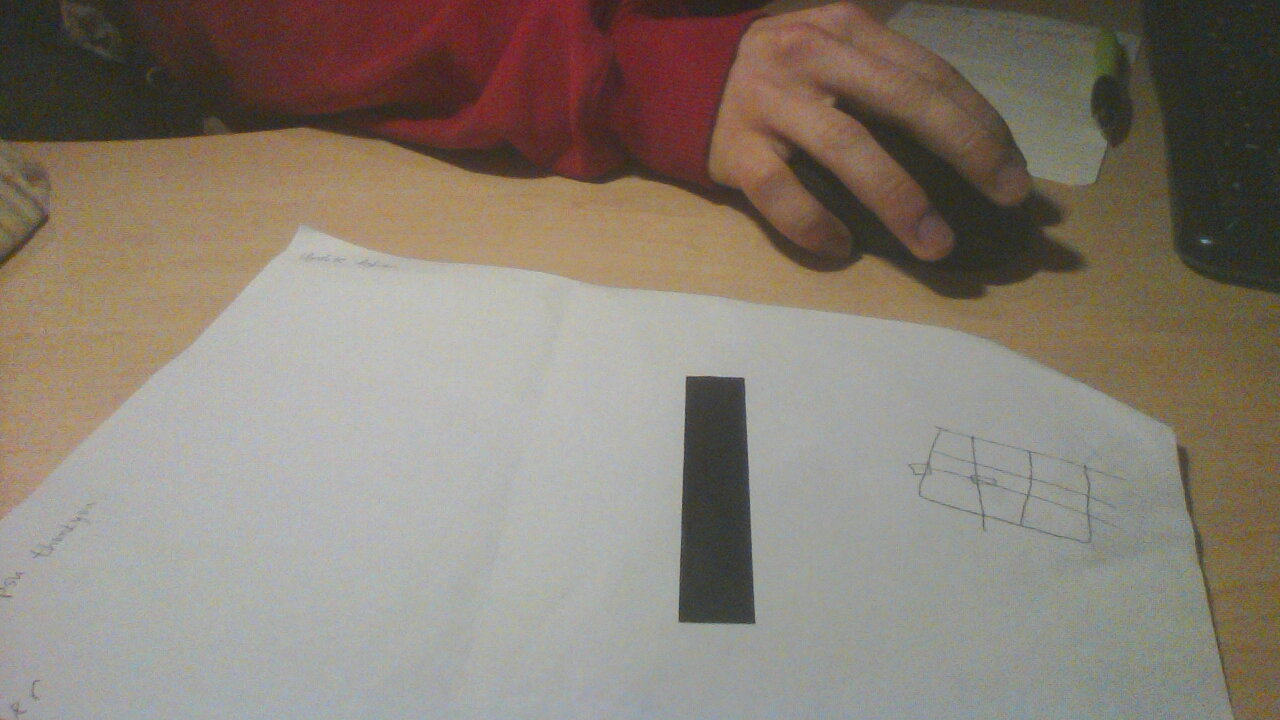
#> input picture notebooks/test.jpg, 1280 x 720 px, given in place of the camera
$ python line_follower.py
#> lines starting #> are read from the running program, lines starting #| are printed output that depends on the picture; after the words box and inside, x2 and y2 are one past the last pixel; in counts of white or black regions, pixels touching at a corner belong together
#!/usr/bin/env python2

# A tool for selecting a specific colour for inRange thresholding in the HSV colour space
# now also with contour and moment centroid indication

# This still needs a lot of work.
# Here are some possible approaches to get the black line:
# 1. Canny edge detection -> Hough transform
# 2. Greyscale -> Threshold

import cv2
import numpy as np

def auto_canny(image, sigma=0.33):
	# compute the median of the single channel pixel intensities
	v = np.median(image)

	# apply automatic Canny edge detection using the computed median
	lower = int(max(0, (1.0 - sigma) * v))
	upper = int(min(255, (1.0 + sigma) * v))
	edged = cv2.Canny(image, lower, upper)

	# return the edged image
	return edged

def nothing(x):
    pass

def resetSliders(): #Sets sliders to their default positions
    cv2.setTrackbarPos('minCan', 'canny', 0)
    cv2.setTrackbarPos('maxCan', 'canny', 255)
    cv2.setTrackbarPos('appSize', 'canny', 10)

cap = cv2.VideoCapture(0)
cv2.namedWindow('canny')

#Lower BGR sliders
cv2.createTrackbar('minCan','canny',0,255,nothing)
cv2.createTrackbar('maxCan','canny',0,255,nothing)
cv2.createTrackbar('appSize','canny',3,255,nothing)


resetSliders()

appSize = 3

while(1):

    # Take each frame
    _, frame = cap.read()
#> frame is the input picture: shape (720, 1280, 3); mean B, G, R 115.7, 126.6, 136.5
    cv2.imshow('frame', frame)
    gr = cv2.cvtColor(frame, cv2.COLOR_BGR2GRAY)
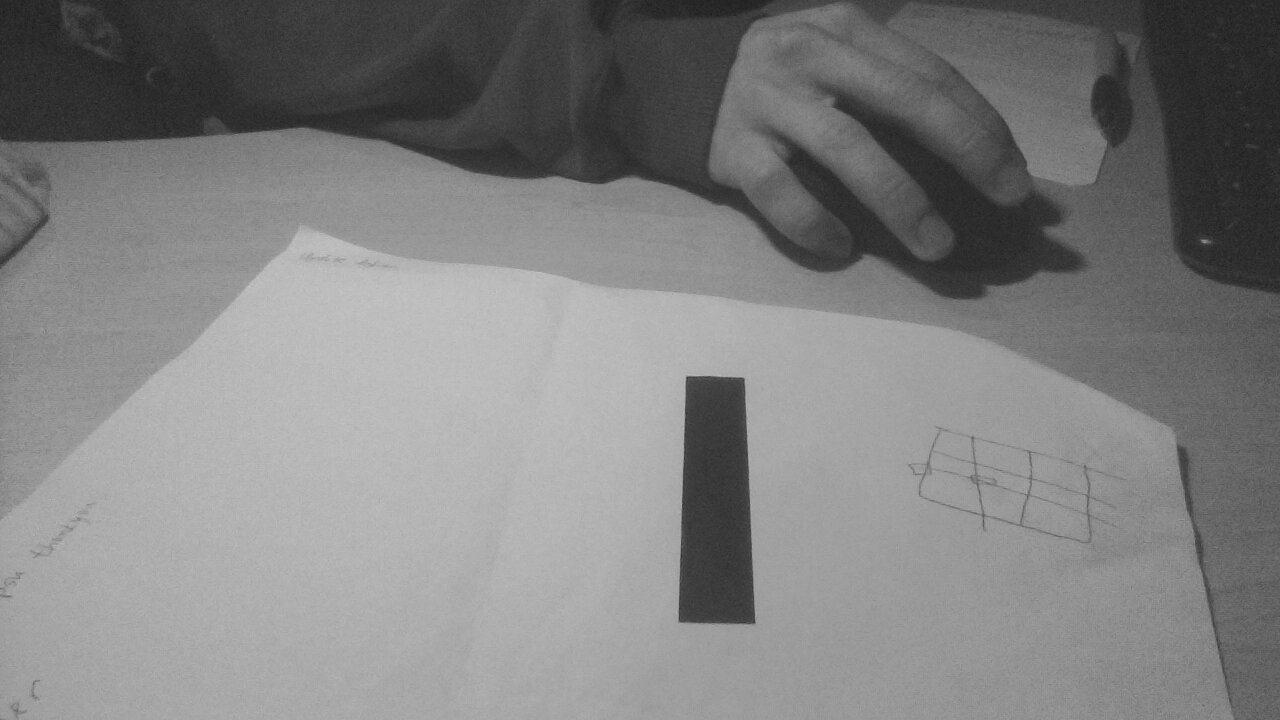
#> gr: shape (720, 1280); min 28, max 197, mean 128.3


    blur = cv2.GaussianBlur(gr, (3,3), 0)
    autocan = auto_canny(blur)
#> in auto_canny, `v = np.median(image)`: v = 145
#> in auto_canny, `lower = int(max(0, (1.0 - sigma) * v))`: lower = 97
#> in auto_canny, `upper = int(min(255, (1.0 + sigma) * v))`: upper = 192
#> in auto_canny, `edged = cv2.Canny(image, lower, upper)`:
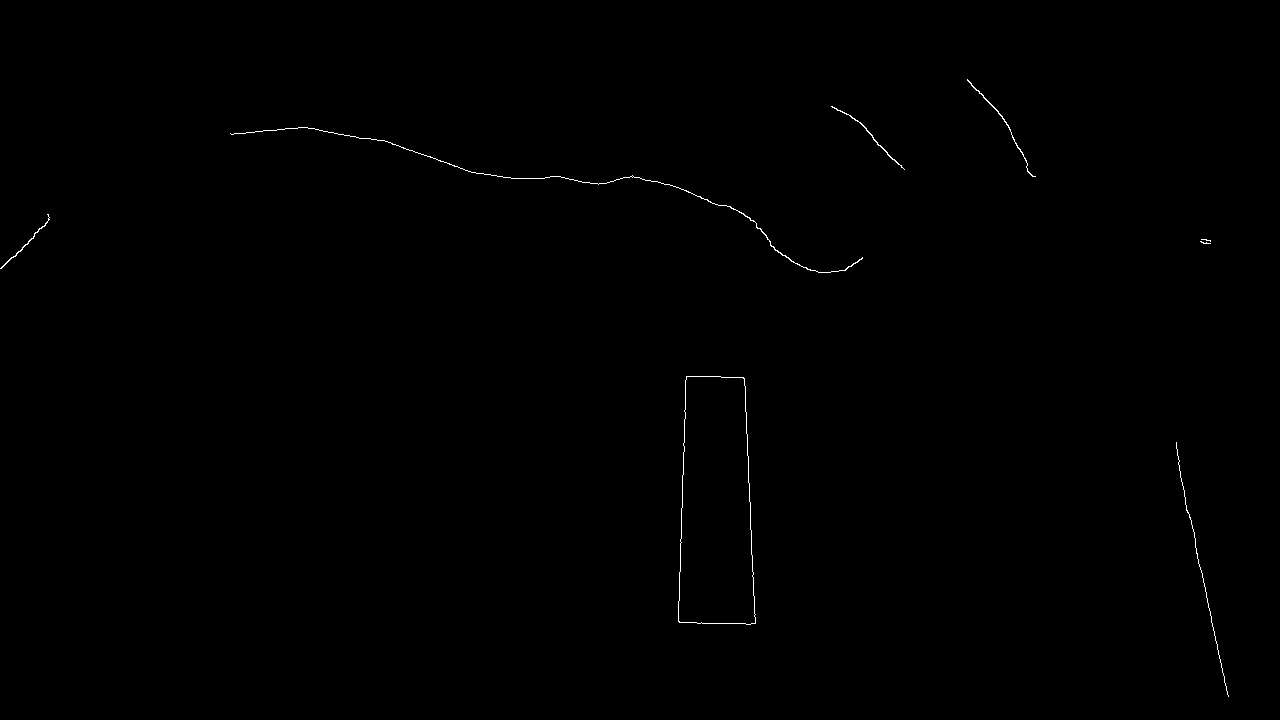
#> edged: shape (720, 1280); 0.22% white in thin lines or dots, all inside (x1, y1, x2, y2) = (0, 79, 1229, 697)
    cv2.imshow('Autocan', autocan)


    minCan = cv2.getTrackbarPos('minCan','canny')
    maxCan = cv2.getTrackbarPos('maxCan','canny')

    appSize = cv2.getTrackbarPos('appSize','canny') #App size needs to be odd

    # if (appSize%2 == 0):
        # appSize += 1
        # cv2.setTrackbarPos('appSize', 'canny', appSize) # Does not fix it

    #ToDo: Add canny edge and hough line
    # http://opencv-python-tutroals.readthedocs.org/en/latest/py_tutorials/py_imgproc/py_canny/py_canny.html
    # http://opencv-python-tutroals.readthedocs.org/en/latest/py_tutorials/py_imgproc/py_houghlines/py_houghlines.html

    # edge = cv2.Canny(gr, minCan, maxCan, apertureSize = 3)
    edge = autocan

    lines = cv2.HoughLines(edge, 1, np.pi/180, 200)
#> lines = None

    hueNorm = np.copy(frame)
    try:

        for rho, the, in lines[0]: #Polar conversion
            a = np.cos(the)
            b = np.sin(the)

            x0 = a*rho
            y0 = b*rho

            x1 = int(x0 + 1000*(-b))
            x1 = int(y0 + 1000*(a))
            x1 = int(x0 + 1000*(-b))
            x1 = int(y0 - 1000*(a))

            cv2.line(hueNorm, (x1,y1), (x2,y2), (0,0,255), 5)

        # cv2.imshow('lines', frame)
    except:
        pass

    #Using probalistic HoughLines
    try:
        hueProb = np.copy(frame)
        minLineLength = 100
#> minLineLength = 100
        maxLineGap = 10
#> maxLineGap = 10
        lines = cv2.HoughLinesP(edge,1,np.pi/180,100,minLineLength,maxLineGap)
        for x1,y1,x2,y2 in lines[0]:
            cv2.line(hueProb,(x1,y1),(x2,y2),(0,255,0),2)

    except:
        pass

    cv2.imshow('hueNorm', hueNorm)
    cv2.imshow('probHue', hueProb)
    cv2.imshow('canny', edge)

    k = cv2.waitKey(appSize) & 0xFF
#> (key Esc is pressed here)
    if k == 27: #Checks if escape is pressed
        break
    if k == 32: # Check for spacebar (To reset sliders)
        resetSliders()

cv2.destroyAllWindows()
